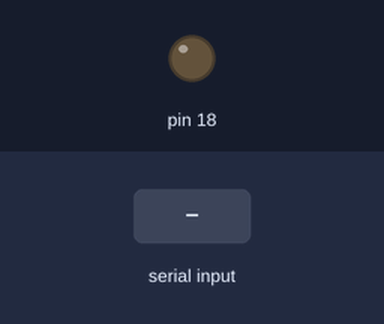
Bench run of a program on a simulated Raspberry Pi (header pin numbers). On the bench: output pins drawn as LEDs (lit = HIGH). Inputs (shaded band) come from the test bench.

Above: at 1.2 s.
1.3 s: "e" typed at the terminal
At 1.7 s:
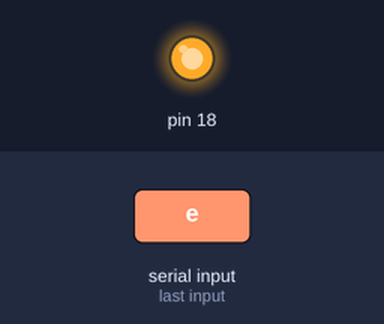
Timing chart, 0 to 4.3 s (numbered marks = the images above; inputs shaded):
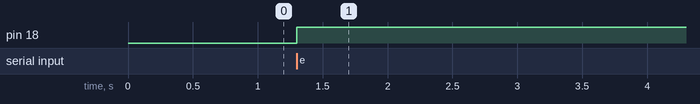

The program:

arrowTest.py
```python
import sys
import time
from servoController import *
import RPi.GPIO as GPIO

# Henta fra http://rosettacode.org/wiki/Keyboard_input/Keypress_check#Python
try:
    from msvcrt import getch
except ImportError:
    def getch():
        import sys, tty, termios
        fd = sys.stdin.fileno()
        old_settings = termios.tcgetattr(fd)
        try:
            tty.setraw(sys.stdin.fileno())
            ch = sys.stdin.read(1)
        finally:
            termios.tcsetattr(fd, termios.TCSADRAIN, old_settings)
        return ch

GPIO.setmode(GPIO.BOARD)
GPIO.setup(18, GPIO.OUT)

servo = ServoController()

servo.setAccel(0,0)
servo.setSpeed(0,0)

posx = 1500
posy = 1500

laser = False

while True:
	try:
		char = getch()

		if char is not None:
			if char == 'a':
				posx += 30

			if char == 'w':
				posy += 30

			if char == 's':
				posy -= 30

			if char == 'd':
				posx -= 30

			if char == 'e':
				if laser == False:
					laser = True
					GPIO.output(18, True)
				else:
					laser = False
					GPIO.output(18, False)


			if char == '\x03':
				sys.exit()

		if posx > 650 and posx < 2300:
			servo.setPos(0, posx)
		if posy > 650 and posy < 2300:
			servo.setPos(1, posy)
		time.sleep(0.01)


	except KeyboardInterrupt:
		print "Program stopped"
		servo.Close()
		GPIO.cleanup()
		sys.exit()
```

servoController.py
```python
# Help from examples:
# https://github.com/FRC4564/Maestro/blob/master/maestro.py
# http://martinsant.net/?page_id=479

# Simple modifications can be made to make it function on daisy chained devices.

import serial

serialConn = '/dev/ttyAMA0'
baudRate = 9600
timeout = 1
deviceNo = 0x0c

class ServoController:
	def __init__(self):
		self.ser = serial.Serial(serialConn, baudRate, timeout = timeout)
		self.ser.open()

	def close(self):
		self.ser.close()

	def setAccel(self, chan, accel):
		cmdByte = 0x09
		loBits = accel & 0x7f
		hiBits = (accel >>7) & 0x7f
		cmd = chr(0xaa) + chr(deviceNo) + chr(cmdByte) + chr(chan) + chr(loBits) + chr(hiBits)
		self.ser.write(cmd)
		return

	def setSpeed(self, chan, speed):
		cmdByte = 0x07
		loBits = speed & 0x7f
		hiBits = (speed >>7) & 0x7f
		cmd = chr(0xaa) + chr(deviceNo) + chr(cmdByte) + chr(chan) + chr(loBits) + chr(hiBits)
		self.ser.write(cmd)
		return

	def setPos(self, chan, pos):
		pos = int(pos * 4)
		cmdByte = 0x04
		loBits = pos & 0x7f
		hiBits = (pos >>7) & 0x7f
		cmd = chr(0xaa) + chr(deviceNo) + chr(cmdByte) + chr(chan) + chr(loBits) + chr(hiBits)
		self.ser.write(cmd)
		return

	def getPos():
		cmd = chr(0xaa) + chr(deviceNo) + chr(0x10) + chr(chan)
		self.ser.write(cmd)
		loBits = ord(self.ser.read())
		hiBits = ord(self.ser.read())
		return (hiBits << 8) + loBits

	def getMovingState():
		cmd = chr(0xaa) + chr(deviceNo) + chr(0x13)
		self.ser.write(cmd)
		if self.ser.read() == chr(0):
			return False
		else:
			return True
	def getError():
		cmd =  chr(0xaa) + chr(deviceNo) + chr(0x21)
		self.ser.write(data)
		w1 = ord(self.ser.read())
		w2 = ord(self.ser.read())
		return w1, w2
```

Measured:
- after the input at 1.3 s, pin 18: LOW → HIGH at once
